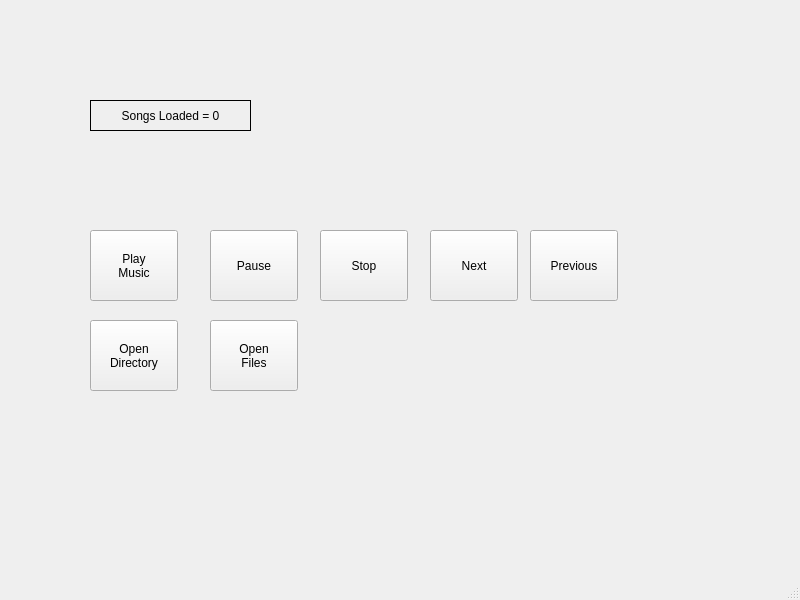
<?xml version="1.0" encoding="UTF-8"?>
<ui version="4.0">
 <class>MainWindow</class>
 <widget class="QMainWindow" name="MainWindow">
  <property name="geometry">
   <rect>
    <x>0</x>
    <y>0</y>
    <width>800</width>
    <height>600</height>
   </rect>
  </property>
  <property name="windowTitle">
   <string>MainWindow</string>
  </property>
  <widget class="QWidget" name="centralwidget">
   <widget class="QPushButton" name="playMusicBtn">
    <property name="geometry">
     <rect>
      <x>90</x>
      <y>230</y>
      <width>88</width>
      <height>71</height>
     </rect>
    </property>
    <property name="text">
     <string>Play
Music</string>
    </property>
   </widget>
   <widget class="QPushButton" name="stopMusicBtn">
    <property name="geometry">
     <rect>
      <x>320</x>
      <y>230</y>
      <width>88</width>
      <height>71</height>
     </rect>
    </property>
    <property name="text">
     <string>Stop</string>
    </property>
   </widget>
   <widget class="QPushButton" name="openFilesBtn">
    <property name="geometry">
     <rect>
      <x>210</x>
      <y>320</y>
      <width>88</width>
      <height>71</height>
     </rect>
    </property>
    <property name="text">
     <string>Open
Files</string>
    </property>
   </widget>
   <widget class="QPushButton" name="openDirectoryBtn">
    <property name="geometry">
     <rect>
      <x>90</x>
      <y>320</y>
      <width>88</width>
      <height>71</height>
     </rect>
    </property>
    <property name="text">
     <string>Open
Directory</string>
    </property>
   </widget>
   <widget class="QLabel" name="songsLoadedLbl">
    <property name="geometry">
     <rect>
      <x>90</x>
      <y>100</y>
      <width>161</width>
      <height>31</height>
     </rect>
    </property>
    <property name="frameShape">
     <enum>QFrame::Box</enum>
    </property>
    <property name="text">
     <string>Songs Loaded = 0</string>
    </property>
    <property name="alignment">
     <set>Qt::AlignCenter</set>
    </property>
   </widget>
   <widget class="QPushButton" name="pauseMusicBtn">
    <property name="geometry">
     <rect>
      <x>210</x>
      <y>230</y>
      <width>88</width>
      <height>71</height>
     </rect>
    </property>
    <property name="text">
     <string>Pause</string>
    </property>
   </widget>
   <widget class="QPushButton" name="nextMusicBtn">
    <property name="geometry">
     <rect>
      <x>430</x>
      <y>230</y>
      <width>88</width>
      <height>71</height>
     </rect>
    </property>
    <property name="text">
     <string>Next</string>
    </property>
   </widget>
   <widget class="QPushButton" name="previousMusicButton">
    <property name="geometry">
     <rect>
      <x>530</x>
      <y>230</y>
      <width>88</width>
      <height>71</height>
     </rect>
    </property>
    <property name="text">
     <string>Previous</string>
    </property>
   </widget>
  </widget>
  <widget class="QMenuBar" name="menubar">
   <property name="geometry">
    <rect>
     <x>0</x>
     <y>0</y>
     <width>800</width>
     <height>24</height>
    </rect>
   </property>
  </widget>
  <widget class="QStatusBar" name="statusbar"/>
 </widget>
 <resources/>
 <connections/>
</ui>
